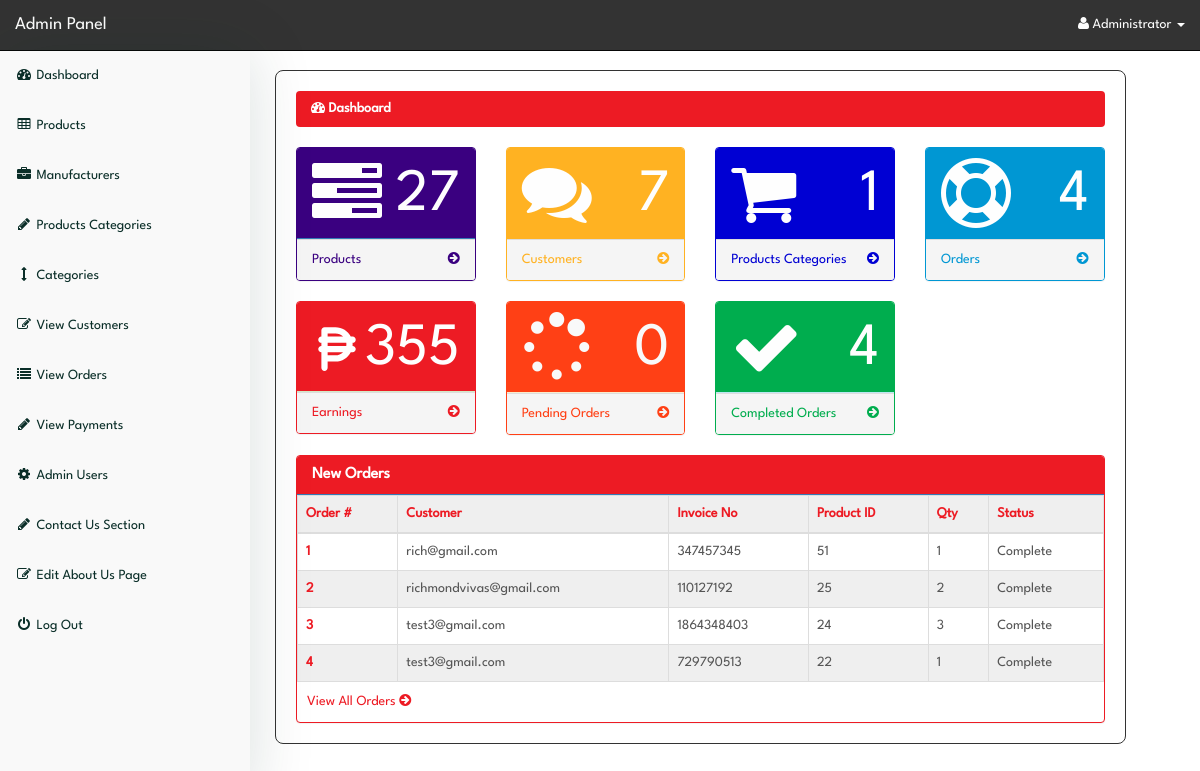
/admin/index.php?dashboard (signed in), run on the app's committed database.
### tables this page shows
CREATE TABLE `pending_orders` (
  `order_id` int(10) NOT NULL,
  `customer_id` int(10) NOT NULL,
  `invoice_no` int(10) NOT NULL,
  `product_id` text NOT NULL,
  `product_name` varchar(255) NOT NULL,
  `qty` int(10) NOT NULL,
  `manufacturer_id` int(11) NOT NULL,
  `size` text NOT NULL,
  `order_status` text NOT NULL
);

CREATE TABLE `customers` (
  `customer_id` int(10) NOT NULL,
  `customer_name` varchar(255) NOT NULL,
  `customer_email` varchar(255) NOT NULL,
  `customer_stno` varchar(11) NOT NULL,
  `customer_pass` varchar(255) NOT NULL,
  `customer_contact` varchar(255) NOT NULL,
  `customer_image` text NOT NULL,
  `customer_ip` varchar(255) NOT NULL,
  `customer_confirm_code` text NOT NULL
);

### admin/dashboard.php (the view, shortened to what this page needs)
<?php
if(!isset($_SESSION['admin_email'])){
echo "<script>window.open('login.php','_self')</script>";
}
else {
?>
<div class="row">
  <div class="col-lg-12">
    <ol class="breadcrumb">
      <li class="active">
        <i class="fa fa-dashboard"></i> Dashboard
      </li>
    </ol>
  </div>
</div>
<div class="row">
  <div class="col-lg-3 col-md-6">
    <div class="panel panel-primary">
      <div class="panel-heading">
        <div class="row">
          <div class="col-xs-3">
            <i class="fa fa-tasks fa-5x"> </i>
          </div>
          <div class="col-xs-9 text-right">
            <div class="huge"> <?php echo $count_products; ?> </div>
          </div>
        </div>
      </div>
      <a href="index.php?view_products">
        <div class="panel-footer">
          <span class="pull-left">Products </span>
          <span class="pull-right"> <i class="fa fa-arrow-circle-right"></i> </span>
          <div class="clearfix"></div>
        </div>
      </a>
    </div>
  </div>
  <div class="col-lg-3 col-md-6">
    <div class="panel panel-green">
      <div class="panel-heading">
        <div class="row">
          <div class="col-xs-3">
            <i class="fa fa-comments fa-5x"> </i>
          </div>
          <div class="col-xs-9 text-right">
            <div class="huge"> <?php echo $count_customers; ?> </div>
          </div>
        </div>
      </div>
      <a href="index.php?view_customers">
        <div class="panel-footer">
          <span class="pull-left"> Customers </span>
          <span class="pull-right"> <i class="fa fa-arrow-circle-right"></i> </span>
          <div class="clearfix"></div>
        </div>
      </a>
    </div>
  </div>
  <div class="col-lg-3 col-md-6">
    <div class="panel panel-yellow">
      <div class="panel-heading">
        <div class="row">
          <div class="col-xs-3">
            <i class="fa fa-shopping-cart fa-5x"> </i>
          </div>
          <div class="col-xs-9 text-right">
            <div class="huge"> <?php echo $count_p_categories; ?> </div>
          </div>
        </div>
      </div>
      <a href="index.php?view_p_cats">
        <div class="panel-footer">
          <span class="pull-left"> Products Categories </span>
          <span class="pull-right"> <i class="fa fa-arrow-circle-right"></i> </span>
          <div class="clearfix"></div>
        </div>
      </a>
    </div>
  </div>
  <div class="col-lg-3 col-md-6">
    <div class="panel panel-red">
      <div class="panel-heading">
        <div class="row">
          <div class="col-xs-3">
            <i class="fa fa-support fa-5x"> </i>
          </div>
          <div class="col-xs-9 text-right">
            <div class="huge"> <?php echo $count_total_orders; ?> </div>
          </div>
        </div>
      </div>
      <a href="index.php?view_orders">
        <div class="panel-footer">
          <span class="pull-left"> Orders </span>
          <span class="pull-right"> <i class="fa fa-arrow-circle-right"></i> </span>
          <div class="clearfix"></div>
        </div>
      </a>
    </div>
  </div>
</div>
<div class="row">
  <div class="col-lg-3 col-md-6">
    <div class="panel panel-success">
      <div class="panel-heading">
        <div class="row">
          <div class="col-xs-3">
          </div>
          <div class="col-xs-9 text-right">
            <div class="huge"> <?php echo $count_total_earnings ?> </div>
          </div>
        </div>
      </div>
      <a href="index.php?view_orders">
        <div class="panel-footer">
          <span class="pull-left"> Earnings </span>
          <span class="pull-right"> <i class="fa fa-arrow-circle-right"></i> </span>
          <div class="clearfix"></div>
        </div>
      </a>
    </div>
  </div>
  <div class="col-lg-3 col-md-6">
    <div class="panel panel-warning">
      <div class="panel-heading">
        <div class="row">
          <div class="col-xs-3">
            <i class="fa fa-spinner fa-5x"> </i>
          </div>
          <div class="col-xs-9 text-right">
            <div class="huge"> <?php echo $count_pending_orders ?> </div>
          </div>
        </div>
      </div>
      <a href="index.php?view_orders">
        <div class="panel-footer">
          <span class="pull-left">Pending Orders </span>
          <span class="pull-right"> <i class="fa fa-arrow-circle-right"></i> </span>
          <div class="clearfix"></div>
        </div>
      </a>
    </div>
  </div>
  <div class="col-lg-3 col-md-6">
    <div class="panel panel-info">
      <div class="panel-heading">
        <div class="row">
          <div class="col-xs-3">
            <i class="fa fa-check fa-5x"> </i>
          </div>
          <div class="col-xs-9 text-right">
            <div class="huge"> <?php echo $count_completed_orders ?> </div>
          </div>
        </div>
      </div>
      <a href="index.php?view_orders">
        <div class="panel-footer">
          <span class="pull-left"> Completed Orders </span>
          <span class="pull-right"> <i class="fa fa-arrow-circle-right"></i> </span>
          <div class="clearfix"></div>
        </div>
      </a>
    </div>
  </div>
</div>
<div class="row">
  <div class="col-lg-12">
    <div class="panel panel-primary">
      <div class="panel-heading">
        <h3 class="panel-title">
          New Orders
        </h3>
      </div>
      <div class="panel-body">
        <div class="table-responsive">
          <table class="table table-bordered table-hover table-striped">
            <thead>
              <tr>
                <th>Order #</th>
                <th>Customer</th>
                <th>Invoice No</th>
                <th>Product ID</th>
                <th>Qty</th>
                <th>Status</th>
              </tr>
            </thead>
            <tbody>
              <?php
$i = 0;
$get_order = "select * from pending_orders order by 1 DESC LIMIT 0,5";
$run_order = mysqli_query($con,$get_order);
while($row_order=mysqli_fetch_array($run_order)){
$c_id = $row_order['customer_id'];
$invoice_no = $row_order['invoice_no'];
$product_id = $row_order['product_id'];
$qty = $row_order['qty'];
$order_status = $row_order['order_status'];
$i++;
?>
              <tr>
                <td><?php echo $i; ?></td>
                <td>
                  <?php
$get_customer = "select * from customers where customer_id='$c_id'";
$run_customer = mysqli_query($con,$get_customer);
$row_customer = mysqli_fetch_array($run_customer);
$customer_email = $row_customer['customer_email'];
echo $customer_email;
?>
                </td>
                <td><?php echo $invoice_no; ?></td>
                <td><?php echo $product_id; ?></td>
                <td><?php echo $qty; ?></td>
                <td>
                  <?php
if($order_status=='pending'){
echo $order_status='pending';
}
else {
echo $order_status='Complete';
}
?>
                </td>
              </tr>
              <?php } ?>
            </tbody>
          </table>
        </div>
      </div>
      <a href="index.php?view_orders" class="view-all-orders">
        View All Orders <i class="fa fa-arrow-circle-right"></i>
      </a>
    </div>
  </div>
</div>
<?php } ?>

### admin/index.php (shortened to what this page needs)
<?php
include("includes/db.php");
if(!isset($_SESSION['admin_email'])){
  echo "<script>window.open('login.php','_self')</script>";
} else {
  $admin_session = $_SESSION['admin_email'];
  $get_admin = "select * from admins  where admin_email='$admin_session'";
  $run_admin = mysqli_query($con,$get_admin);
  $row_admin = mysqli_fetch_array($run_admin);
  $admin_name = $row_admin['admin_name'];
  $get_products = "SELECT * FROM products";
  $run_products = mysqli_query($con,$get_products);
  $count_products = mysqli_num_rows($run_products);
  $get_customers = "SELECT * FROM customers";
  $run_customers = mysqli_query($con,$get_customers);
  $count_customers = mysqli_num_rows($run_customers);
  $get_p_categories = "SELECT * FROM product_categories";
  $run_p_categories = mysqli_query($con,$get_p_categories);
  $count_p_categories = mysqli_num_rows($run_p_categories);
  $get_total_orders = "SELECT * FROM customer_orders";
  $run_total_orders = mysqli_query($con,$get_total_orders);
  $count_total_orders = mysqli_num_rows($run_total_orders);
  $get_pending_orders = "SELECT * FROM customer_orders WHERE order_status='pending'";
  $run_pending_orders = mysqli_query($con,$get_pending_orders);
  $count_pending_orders = mysqli_num_rows($run_pending_orders);
  $get_completed_orders = "SELECT * FROM customer_orders WHERE order_status='Complete'";
  $run_completed_orders = mysqli_query($con,$get_completed_orders);
  $count_completed_orders = mysqli_num_rows($run_completed_orders);
  $get_total_earnings = "SELECT SUM( due_amount) as Total FROM customer_orders WHERE order_status = 'Complete'";
  $run_total_earnings = mysqli_query($con, $get_total_earnings);
  $row = mysqli_fetch_assoc($run_total_earnings);
  $count_total_earnings = $row['Total'];
?>
<!DOCTYPE html>
<html>
<head>
  <link href="css/bootstrap.min.css" rel="stylesheet">
  <link href="css/style.css" rel="stylesheet">
  <link href="font-awesome/css/font-awesome.min.css" rel="stylesheet">
</head>
<body>
  <div id="wrapper">
    <?php include("includes/sidebar.php");  ?>
    <div id="page-wrapper">
      <div class="container-fluid">
        <?php
          foreach ($pages as $param => $file) {
              if (isset($_GET[$param])) {
                  include($file);
                  break;
              }
          }
        ?>
      </div>
    </div>
  </div>
</body>
</html>
<?php } ?>

### admin/includes/sidebar.php (shortened to what this page needs)
<?php
if(!isset($_SESSION['admin_email'])){
echo "<script>window.open('login.php','_self')</script>";
}
else {
?>
<nav class="navbar navbar-inverse navbar-fixed-top">
  <div class="navbar-header">
    <a class="navbar-brand" href="index.php?dashboard">Admin Panel</a>
  </div>
  <ul class="nav navbar-right top-nav">
    <li class="dropdown">
      <a href="#" class="dropdown-toggle" data-toggle="dropdown">
        <i class="fa fa-user"></i>
        <?php echo $admin_name; ?> <b class="caret"></b>
      </a>
    </li>
  </ul>
  <div class="collapse navbar-collapse navbar-ex1-collapse">
    <ul class="nav navbar-nav side-nav">
      <li>
        <a href="index.php?dashboard">
          <i class="fa fa-fw fa-dashboard"></i> Dashboard
        </a>
      </li>
      <li>
        <a href="#" data-toggle="collapse" data-target="#products">
          <i class="fa fa-fw fa-table"></i> Products
        </a>
      </li>
      <li>
        <a href="#" data-toggle="collapse" data-target="#manufacturers">
          <i class="fa fa-fw fa-briefcase"></i> Manufacturers
        </a>
      </li>
      <li>
        <a href="#" data-toggle="collapse" data-target="#p_cat">
          <i class="fa fa-fw fa-pencil"></i> Products Categories
        </a>
      </li>
      <li>
        <a href="#" data-toggle="collapse" data-target="#cat">
          <i class="fa fa-fw fa-arrows-v"></i> Categories
        </a>
      </li>
      <li>
        <a href="index.php?view_customers">
          <i class="fa fa-fw fa-edit"></i> View Customers
        </a>
      </li>
      <li>
        <a href="index.php?view_orders">
          <i class="fa fa-fw fa-list"></i> View Orders
        </a>
      </li>
      <li>
        <a href="index.php?view_payments">
          <i class="fa fa-fw fa-pencil"></i> View Payments
        </a>
      </li>
      <li>
        <a href="#" data-toggle="collapse" data-target="#users">
          <i class="fa fa-fw fa-gear"></i> Admin Users
        </a>
      </li>
      <li>
        <a href="#" data-toggle="collapse" data-target="#contact_us">
          <i class="fa fa-fw fa-pencil"> </i> Contact Us Section
        </a>
      </li>
      <li>
        <a href="index.php?edit_about_us">
          <i class="fa fa-fw fa-edit"></i> Edit About Us Page
        </a>
      </li>
      <li>
        <a href="logout.php">
          <i class="fa fa-fw fa-power-off"></i> Log Out
        </a>
      </li>
    </ul>
  </div>
</nav>
<?php } ?>

### data on the page
pending_orders: customer.customer_email "rich@gmail.com", invoice_no "347457345", product "51", qty "1"
pending_orders: customer.customer_email "richmondvivas@gmail.com", invoice_no "110127192", product "25", qty "2"
pending_orders: customer.customer_email "test3@gmail.com", invoice_no "1864348403", product "24", qty "3"
pending_orders: customer.customer_email "test3@gmail.com", invoice_no "729790513", product "22", qty "1"

### other printed values
$admin_name "Administrator"
$count_total_earnings "355"
